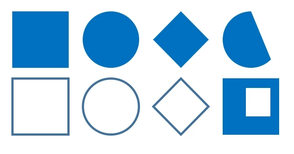
#> input picture OpenCV/Image/contours.png, 294 x 154 px, shrunk from 672 x 352 before the run
$ jupyter execute OpenCV21.ipynb
#> lines starting #> are read from the running program, lines starting #| are printed output that depends on the picture; after the words box and inside, x2 and y2 are one past the last pixel; in counts of white or black regions, pixels touching at a corner belong together
[cell 1]
import cv2
import numpy as np

# 21. 윤곽선 검출

[cell 2]
src = cv2.imread("Image/contours.png", cv2.IMREAD_COLOR)
#> src is the input picture: shape (154, 294, 3); mean B, G, R 235.1, 214, 184.3

# 윤곽선(컨투어) 검출은 하약색의 객체를 검출
# 그러므로 배경은 검은색, 물체는 하얀색으로 변형
# -> 이진화 처리 후, 반전시킴

# 단일채널로 변형(흑백 처리)
gray = cv2.cvtColor(src, cv2.COLOR_RGB2GRAY)

# 이진화(127을 기준으로)
ret, binary = cv2.threshold(gray, 127, 255, cv2.THRESH_BINARY)
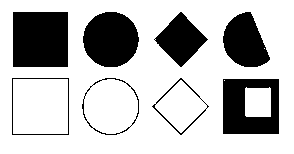
#> binary: shape (154, 294); 74.2% white; 8 black regions, largest, box (x1, y1, x2, y2) and area: (13, 12, 68, 67) 3025, (83, 12, 139, 67) 2417, (223, 79, 279, 134) 2324

# 색 반전
binary = cv2.bitwise_not(binary)
#> binary: shape (154, 294); 25.8% white; 8 white regions

# 윤곽선 검출
# 윤곽선, 계층구조 = cv2.findContours(이진화 이미지, 검색 방법, 근사화 방법)
# 윤곽선 : numpy 구조의 배열, 검출된 윤곽선의 지점(좌표)
# 계층구조 : 윤곽선의 계층 구조, 각 윤곽선에 해당하는 속성 정보
contours, hierarchy = cv2.findContours(binary, cv2.RETR_CCOMP, cv2.CHAIN_APPROX_NONE)
#> contours = 15 contours, 3 with area under 20; largest, box (x1, y1, x2, y2) and area: (12, 78, 69, 135) 3136, (12, 78, 69, 135) 3134, (223, 79, 279, 134) 2970, (13, 12, 68, 67) 2916, (82, 78, 139, 135) 2483

for i in range(len(contours)):

    # 윤곽선 그리기
    # cv2.drawContours(이미지, [윤곽선], 윤곽선 인덱스, (B, G, R), 두께, 선형 타입)
    # 윤곽선 인덱스 : 검출된 윤곽선 배열에서 몇 번째 인덱스의 윤곽선을 그릴지
    # 윤곽선 인수를 대괄호로 다시 묶을 경우, 0 번째 인덱스가 최댓값인 배열로 변경
    # 동일한 방식으로 [윤곽선], 0과 윤곽선, -1은 동일한 의미를 갖습니다. (-1은 윤곽선 배열 모두를 의미)
    cv2.drawContours(src, [contours[i]], 0, (0, 0, 255), 2)

    # 문자 그리기
    cv2.putText(src, str(i), tuple(contours[i][0][0]), cv2.FONT_HERSHEY_COMPLEX, 0.8, (0, 255, 0), 1)

    # 계층구조 출력
    print(i, hierarchy[0][i])

    cv2.imshow("src", src)
    cv2.waitKey(0)
#> this loop made 15 passes
#| 0 [ 3 -1  1 -1]
#| 1 [ 2 -1 -1  0]
#| 2 [-1  1 -1  0]
#| 3 [ 5  0  4 -1]
#| 4 [-1 -1 -1  3]
#| 5 [ 7  3  6 -1]
#| 6 [-1 -1 -1  5]
#| 7 [ 9  5  8 -1]
#> (further printed lines are left out)
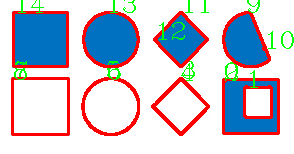
#> src: shape (154, 294, 3); 13.47% of pixels changed, all inside (x1, y1, x2, y2) = (11, 0, 294, 136)

cv2.destroyAllWindows()

[cell 3]
# 검색방법
# cv2.RETR_EXTERNAL : 외곽 윤곽선만 검출하며, 계층 구조를 구성하지 않습니다.
# cv2.RETR_LIST : 모든 윤곽선을 검출하며, 계층 구조를 구성하지 않습니다.
# cv2.RETR_CCOMP : 모든 윤곽선을 검출하며, 계층 구조는 2단계로 구성합니다.
# cv2.RETR_TREE : 모든 윤곽선을 검출하며, 계층 구조를 모두 형성합니다. (Tree 구조)

# 근사화 방법
# cv2.CHAIN_APPROX_NONE : 윤곽점들의 모든 점을 반환합니다.
# cv2.CHAIN_APPROX_SIMPLE : 윤곽점들 단순화 수평, 수직 및 대각선 요소를 압축하고 끝점만 남겨 둡니다.
# cv2.CHAIN_APPROX_TC89_L1 : 프리먼 체인 코드에서의 윤곽선으로 적용합니다.
# cv2.CHAIN_APPROX_TC89_KCOS : 프리먼 체인 코드에서의 윤곽선으로 적용합니다.

# 계층구조
# 계층 구조는 윤곽선을 포함 관계의 여부를 나타냅니다.
# 즉, 외곽 윤곽선, 내곽 윤곽선, 같은 계층 구조를 구별할 수 있습니다.
# 이 정보는 hierarchy에 담겨있습니다.
hierarchy[0][0]
#> Out = [3, -1, 1, -1]

[cell 4]
# [다음 윤곽선, 이전 윤곽선, 내곽 윤곽선, 외곽 윤곽선]의 인덱스 정보
# 다음윤곽선:인덱스2, 이전윤곽선:없음, 내곽윤곽선:인덱스1, 외곽윤곽선:없음
# -1: 존재하지 않음

# 해당 예제는 cv2.RETR_CCOMP로 2 단계 계층 구조로만 표시
# 계층 구조를 사용하여 내곽, 외곽 윤곽선을 구분

[cell 5]
print(hierarchy[0][0])
#| [ 3 -1  1 -1]
print(hierarchy[0][1])
#| [ 2 -1 -1  0]
print(hierarchy[0][2])
#| [-1  1 -1  0]

# 22. 다각형 근사

[cell 6]
src = cv2.imread("Image/phone.jpg", cv2.IMREAD_REDUCED_COLOR_2)
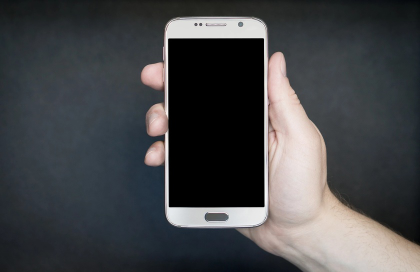
#> input picture OpenCV/Image/phone.jpg, 420 x 272 px, shrunk from 1920 x 1244 before the run
#> src is the input picture: shape (272, 420, 3); mean B, G, R 72.3, 70.2, 69.1

# 단일채널(흑백)
gray = cv2.cvtColor(src, cv2.COLOR_RGB2GRAY)
#> gray: shape (272, 420)
# 이진화
ret, binary = cv2.threshold(gray, 0, 255, cv2.THRESH_OTSU)
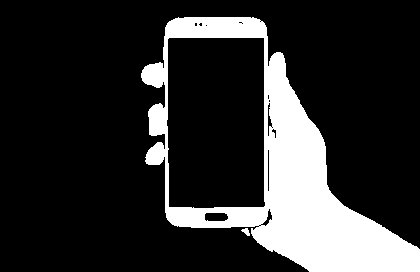
#> binary: shape (272, 420); 18.6% white; 2 white regions, box (x1, y1, x2, y2) and area: (141, 17, 420, 272) 21172, (241, 228, 250, 236) 41
#> ret = 117
# 반전
binary = cv2.bitwise_not(binary)
#> binary: shape (272, 420); 81.4% white; 2 black regions

# 외곽선 검출
contours, hierarchy = cv2.findContours(binary, cv2.RETR_LIST, cv2.CHAIN_APPROX_TC89_KCOS)
#> contours = 13 contours, 8 with area under 20; largest, box (x1, y1, x2, y2) and area: (0, 0, 420, 272) 75450, (167, 38, 265, 208) 16048, (205, 213, 228, 221) 126, (240, 227, 251, 237) 55, (268, 103, 273, 136) 37

# 색인값과 하위 윤곽선 정보 반복
for contour in contours:

    # cv2.arcLength(윤곽선, 폐곡선)
    # 윤곽선 : 검출된 윤곽선들이 저장된 Numpy 배열
    # 폐곡선 : 검출된 윤곽선이 닫혀있는지, 열려있는지 설정(True:윤곽선닫힘, 최종길이 길어짐(끝점 연결))
    # 근사치 정확도를 계산하기 위해 윤곽선 전체 길이의 2%로 활용
    epsilon = cv2.arcLength(contour, True) * 0.02

    # 윤곽선들의 윤곽점들로 근사해 근사 다각형으로 반환
    # cv2.approxPolyDP(윤곽선, 근사치 정확도, 폐곡선)
    # 근사치 정확도 : 입력된 다각형(윤곽선)과 반환될 근사화된 다각형 사이의 최대 편차 간격, 값이 낮을 수록 근사를 적게 함(원본과 유사)
    approx_poly = cv2.approxPolyDP(contour, epsilon, True)

    # 이미지 위에 표시
    for approx in approx_poly:
        cv2.circle(src, tuple(approx[0]), 3, (255, 0, 0), -1)
#> this loop made 13 passes
#> (epsilon, approx_poly) on passes 3, 6, 7, 8, 9, 10, 11, 12: (1.6, [[268, 150], [268, 190]]), (0, [[269, 101]]), (0.12, [[268, 95], [268, 98]]), (10.48, [[168, 39], [169, 206], [264, 205], [263, 38]]), (0, [[206, 25]]), (0.129, [[199, 24], [201, 25], [201, 23]]), (0.08, [[196, 25], [196, 23]]), (0.126, [[239, 22], [242, 23]])
#> epsilon on passes 1, 2, 4, 5, 13: 0.579, 1.07, 0.382, 1.41, 45.01
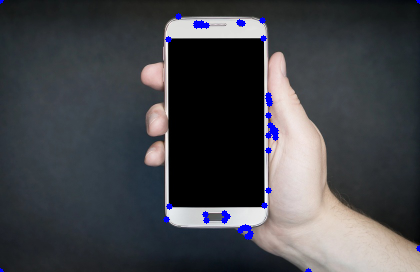
#> src: shape (272, 420, 3); 0.89% of pixels changed, all inside (x1, y1, x2, y2) = (0, 0, 420, 272)

cv2.imshow("src", src)
cv2.waitKey(0)
cv2.destroyAllWindows()

[cell 7]
# 다각형 근사는 더글라스-패커(Douglas-Peucker) 알고리즘을 사용
# 더글라스-패커 알고리즘은 근사치 정확도(epsilon)의 값으로 기존의 다각형과 윤곽점이 압축된 다각형의 최대 편차를 고려해 다각형을 근사
# 반복과 끝점을 이용해 선분으로 구성된 윤곽선들을 더 적은 수의 윤곽점으로 동일하거나 비슷한 윤곽선으로 데시메이트(decimate)함
# 데시메이트 : 일정 간격으로 샘플링된 데이터를 기존 간격보다 더 큰 샘플링 간격으로 다시 샘플링하는 것

# 23. 코너 검출

[cell 8]
src = cv2.imread("Image/coffee.jpg", cv2.IMREAD_REDUCED_COLOR_2)
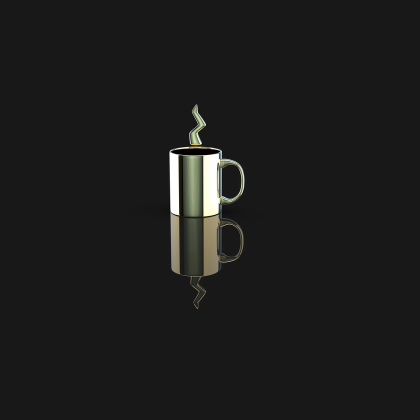
#> input picture OpenCV/Image/coffee.jpg, 420 x 420 px, shrunk from 1920 x 1920 before the run
#> src is the input picture: shape (420, 420, 3); mean B, G, R 27.7, 28.5, 28.4
dst = src.copy()

# 흑백이미지화
gray = cv2.cvtColor(src, cv2.COLOR_RGB2GRAY)
#> gray: shape (420, 420)

# 코너 검출
# cv2.goodFeaturesToTrack(흑백 이미지, 코너 수 최댓값, 코너 최소 품질(0~1), 코너 간 최소 거리, 마스크(코너검출할공간), 블록(주변영역) 크기, 해리스 코너 검출기 유/무, 해리스 코너 계수)
corners = cv2.goodFeaturesToTrack(gray, 100, 0.01, 5, blockSize=3, useHarrisDetector=True, k=0.03)
#> corners = 30 rows, first 8: [177, 155], [178, 214], [204, 215], [170, 153], [204, 156], [200, 143], [217, 154], [217, 212]

# 검출한 코너 좌표 정수로 변환
corners = corners.astype(int)

# 반복문을 통해 dst에 빨간색 원으로 코너 지점을 표시
for i in corners:
    cv2.circle(dst, tuple(i[0]), 3, (0, 0, 255), 2)
#> this loop made 30 passes
#> i on passes 1 to 12: [[177, 155]], [[178, 214]], [[204, 215]], [[170, 153]], [[204, 156]], [[200, 143]], [[217, 154]], [[217, 212]], [[205, 124]], [[223, 158]], [[171, 212]], [[222, 195]]
#> dst: shape (420, 420, 3); 0.91% of pixels changed, all inside (x1, y1, x2, y2) = (166, 101, 246, 280)

cv2.imshow("dst", dst)
cv2.waitKey(0)
cv2.destroyAllWindows()

# 24. 블록 껍질

[cell 9]
# 윤곽선의 경계면을 둘러싸는 다각형을 구하는 알고리즘
# 반환결과는 윤곽선 검출 결과와 동일한 형식
# 스크랜스키(Sklansky) 알고리즘을 이용해 입력된 좌표들의 볼록한 외곽을 찾음

[cell 10]
src = cv2.imread("Image/convex.png")
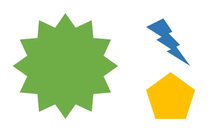
#> input picture OpenCV/Image/convex.png, 220 x 139 px, shrunk from 503 x 318 before the run
#> src is the input picture: shape (139, 220, 3); mean B, G, R 201.2, 231.9, 220.5
dst = src.copy()

# 흑백화
gray = cv2.cvtColor(src, cv2.COLOR_RGB2GRAY)
#> gray: shape (139, 220)

# 이진화
ret, binary = cv2.threshold(gray, 150, 255, cv2.THRESH_BINARY_INV)
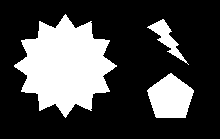
#> binary: shape (139, 220); 27.2% white; 3 white regions

# 윤곽선 검출
contours, hierarchy = cv2.findContours(binary, cv2.RETR_CCOMP, cv2.CHAIN_APPROX_NONE)
#> contours = 3 contours; box (x1, y1, x2, y2) and area: (14, 14, 117, 118) 6138, (147, 73, 194, 118) 1424, (147, 19, 189, 65) 445

# 윤곽선에서 블록 껍질을 검출
# 단일 형태에서만 검출 가능
# cv2.convexHull(윤곽선, 방향)
# 방향이 True면 시계방향, False면 반시계방향
for i in contours:
    hull = cv2.convexHull(i, clockwise=True)
    cv2.drawContours(dst, [hull], 0, (0, 0, 255), 2)
#> this loop made 3 passes
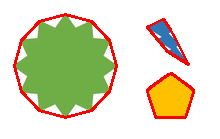
#> dst: shape (139, 220, 3); 5.66% of pixels changed, all inside (x1, y1, x2, y2) = (13, 13, 195, 119)

cv2.imshow("dst", dst)
cv2.waitKey(0)
cv2.destroyAllWindows()

[cell 11]
# 블록 껍질 검출은 스크랜스키(Sklansky) 알고리즘을 사용
# 경계 사각형의 정점(Vertex)을 검출
# 경계면을 둘러싸는 다각형은 경계 사각형 내부에 포함되며, 해당 정점을 볼록점으로 사용
# 영역 내부에도 다양한 윤곽점들이 존재하므로 여기서 볼록 껍질을 이루는 볼록점들을 선별해서 선택

# 25. 모멘트(Moments)

[cell 12]
# 윤곽선(contour)이나 이미지(array)의 0차 모멘트부터 3차 모멘트까지 계산하는 알고리즘
# 공간 모멘트(spatial moments), 중심 모멘트(central moments), 정규화된 중심 모멘트(normalized central moments), 질량 중심(mass center) 등 계산 가능

[cell 13]
src = cv2.imread("Image/convex.png")
dst = src.copy()

# 단일 채널(흑백)
gray = cv2.cvtColor(src, cv2.COLOR_RGB2GRAY)

# 이진화
ret, binary = cv2.threshold(gray, 150, 255, cv2.THRESH_BINARY_INV)

# 윤곽선 검출
contours, hierarchy = cv2.findContours(binary, cv2.RETR_CCOMP, cv2.CHAIN_APPROX_NONE)


for i in contours:

    # 모멘트 계산
    # cv2.moments(배열, 이진화 이미지)
    # 배열 : 윤곽선 검출 함수에서 반환되는 구조, 이미지
    # 이진화 이미지 : 입력된 배열 매개변수가 이미지일 경우, 이미지의 픽셀값들을 이진화 처리 할지 결정(참:0이아닌 픽셀값 모두 1로 변경)
    # 모멘트 함수를 통해 면적, 평균, 분산 등을 간단하게 구할 수 있음
    M = cv2.moments(i)
    cX = int(M['m10'] / M['m00'])
    cY = int(M['m01'] / M['m00'])

    cv2.circle(dst, (cX, cY), 3, (255, 0, 0), -1)
    cv2.drawContours(dst, [i], 0, (0, 0, 255), 2)
#> this loop made 3 passes
#> (cX, cY) on passes 1 to 3: (170, 97), (166, 37), (64, 65)
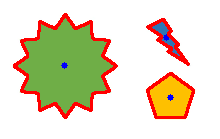
#> dst: shape (139, 220, 3); 7.97% of pixels changed, all inside (x1, y1, x2, y2) = (13, 13, 195, 119)

cv2.imshow("dst", dst)
cv2.waitKey(0)
cv2.destroyAllWindows()
